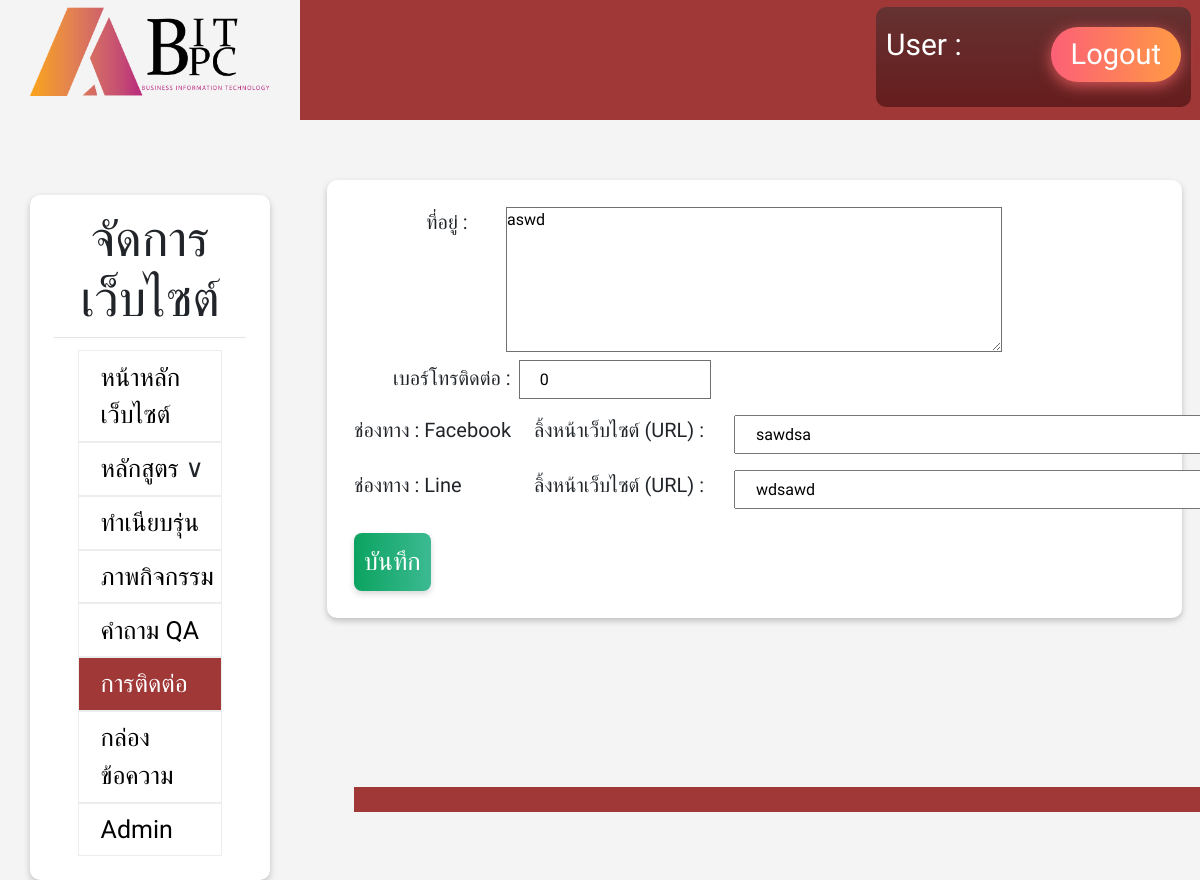
The app's page /contact.php, older data.
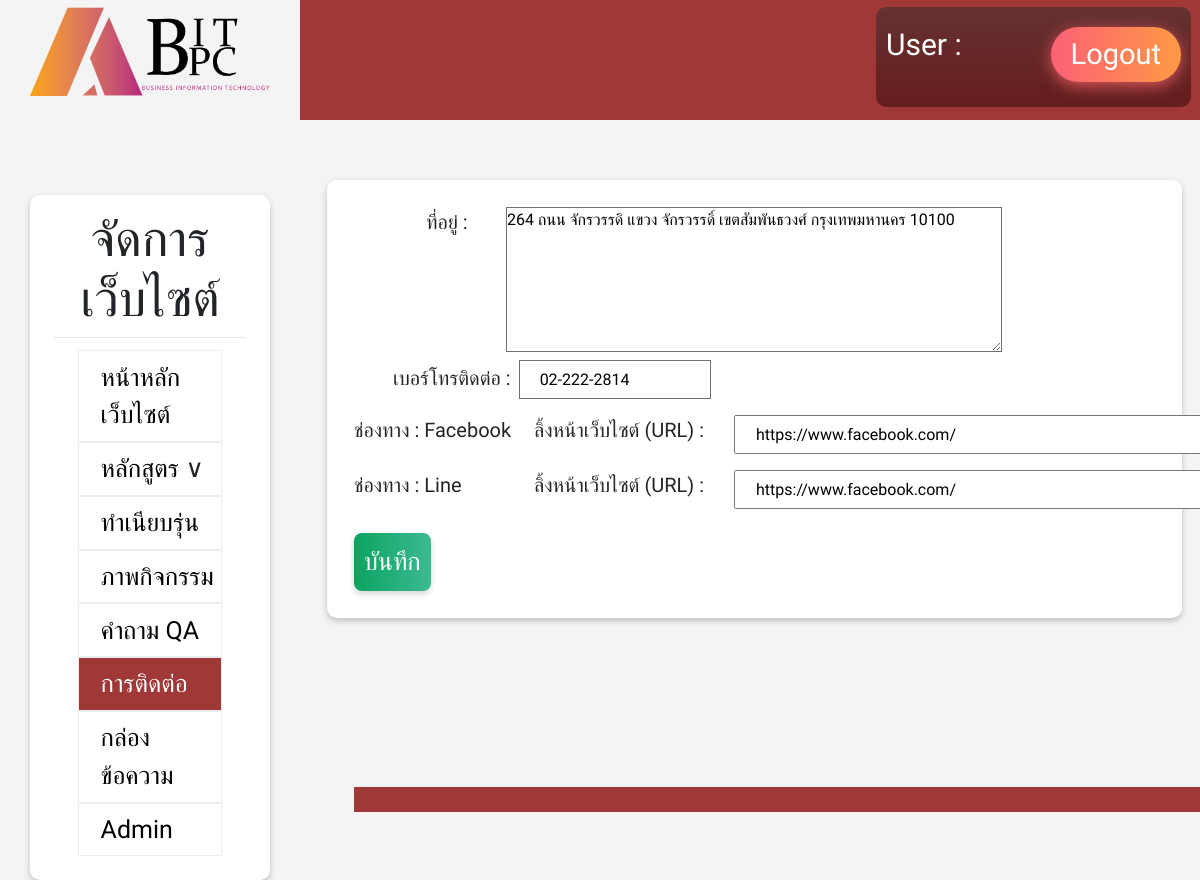
The same page, newer data.
### tables this page shows
CREATE TABLE `tbcon` (
  `ID` int(5) NOT NULL,
  `Addres` varchar(200) NOT NULL,
  `Phone` text NOT NULL,
  `Li` text NOT NULL,
  `Facebook` text NOT NULL
);

### contact.php (the view, shortened to what this page needs)
<html lang="en">
<head>
<html lang="en">
<head>
    <link rel="stylesheet" href="https://cdn.jsdelivr.net/npm/bootstrap@4.5.3/dist/css/bootstrap.min.css">
    <link rel="stylesheet" href="../adminBPC/head_sideAndFooter.css">
    <link rel="stylesheet" href="../adminBPC/contact.css">
</head>
<body>
<form action="loginDB.php" method="POST">
    <div class="head-con">
        <div class="nav_logo">
            <img src="../adminBPC/pic/Image 12224.png" alt="" >
       </div>
        <div class="nav_logout">
            <div class="logout">
                <h1>User :
                    <button class="btn-logout" type="submit" name="logout">Logout</button>
                    </form>
        <div class="menu">
            <div class="bg-menu">
                <h1>จัดการเว็บไซต์</h1>
                        <hr>
                        <ul class="ul-menu">
                            <a href="home.php"><li > หน้าหลักเว็บไซต์</li></a>
                           <li class="showli"> <a href="course.php">หลักสูตร</a> <span style='font-size:25px; float: right; position: relative; right: 10px;'>&or;</span> <ul class="dropdown">
                                <a href="award.php"><li >ผลงานและรางวัล</li></a></li>
                            </ul>
                            <a href="Yearbook.php"><li >ทำเนียบรุ่น</li></a>
                            <a href="activity.php"><li> ภาพกิจกรรม</li></a>
                            <a href="QA.php"><li >คำถาม QA</li></a>
                            <a href="contact.php"><li class="active">การติดต่อ</li></a>
                           <a href="massage.php"><li>กล่องข้อความ</li></a>
                            <a href="update_admin.php"><li>Admin</li></a>
            </div>
        </div>
        <div class="content">
            <form action="update_contact.php" method="POST">
                <?php include_once('connectDB.php');
                $query = "SELECT * FROM tbcon";
                $result = mysqli_query($conn,$query);
                $rs=mysqli_fetch_array($result);
               echo "<div class='grid-add'>
                    <span>ที่อยู่ : </span><textarea name='T' id='txt-address' >$rs[Addres]</textarea>
                </div>
                <span style='margin-left: 39px;'>เบอร์โทรติดต่อ :</span><input name='N' type='text' id='txt-number' value='$rs[Phone]'>
                <div class='grid-socail'>
                <span>ช่องทาง : Facebook</span><span>ลิ้งหน้าเว็บไซต์ (URL) :</span><input name='F'type='text' class='txt-socail'id='txt-facebook' value='$rs[Facebook]'>
            </div>
                <div class='grid-socail'>
                    <span>ช่องทาง : Line</span><span>ลิ้งหน้าเว็บไซต์ (URL) :</span><input name='L' type='text' class='txt-socail' id='txt-line' value='$rs[Li]'>
                </div>
                <div class='Gbtn'> <input type='submit' name='submit' value='บันทึก' class='btn-ok'>
                    ";
                    ?>
        </div></form>
        <footer>
            <div class="foot">
            </div>
        </footer>
    </body>
</html>

Row changes from the older to the newer data that the page shows:
changed tbcon: T "aswd" → "264 ถนน จักรวรรดิ แขวง จักรวรรดิ์ เขตสัมพันธวงศ์ กรุงเทพมหานคร 10100"; N "0" → "02-222-2814"; F "sawdsa" → "https://www.facebook.com/"; L "wdsawd" → "https://www.facebook.com/"
